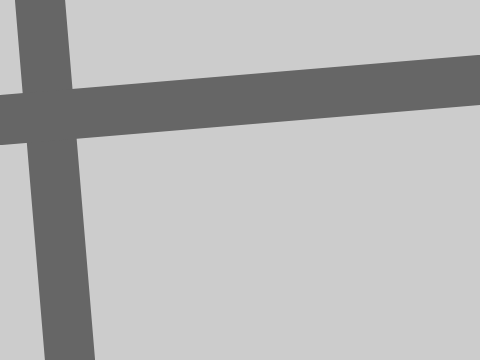
Frame 1 (no input)
Frame 60 (no input): identical to frame 1, image omitted
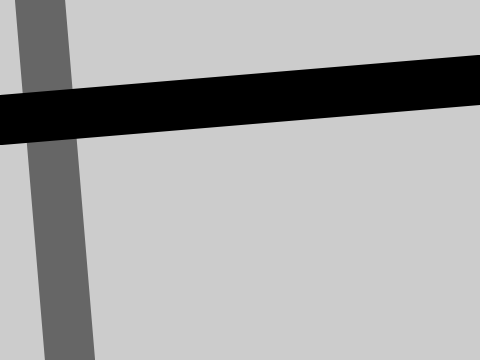
Frame 120 (the mouse pressed at the canvas centre since frame 60)

The p5.js sketch that drew these frames (run headless with seeded random() and noise() and a simulated clock; from frame 60 on, the mouse is pressed at the canvas centre):

// p5.js sketch
// ── sketch.js
function setup(){
  createCanvas(480, 360);
  strokeWeight(50);
}

function draw(){
  background(204);
  stroke(102);
  line(40, 0, 70, height);
  if (mouseIsPressed){
    if (mouseButton === LEFT){
      stroke(0);
    } else {
      stroke(255);
    } 
  }
  line(0, 120, width, 80);
}
